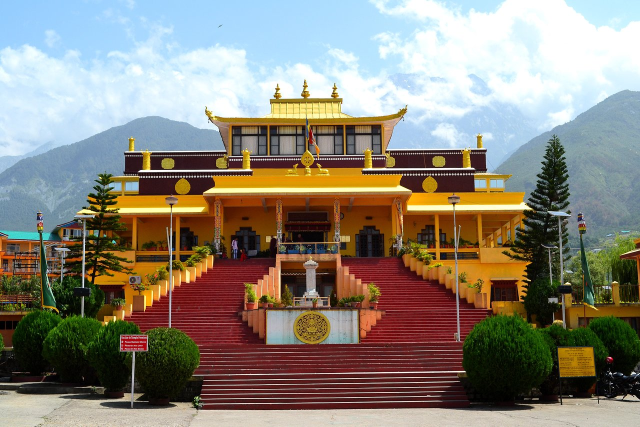
#> input picture datasets/monastery.jpg, 1280 x 853 px (shown at 1/2 size)
$ jupyter execute Conv_Mon.ipynb
#> lines starting #> are read from the running program, lines starting #| are printed output that depends on the picture
[cell 1]
from PIL import Image
import numpy as np
import matplotlib.pyplot as plt

img = Image.open("../datasets/monastery.jpg")
#> img is the input picture: PIL image 1280x853 RGB; mean R, G, B 138.5, 131.7, 119.9

small = img.resize(size=(400, 300))
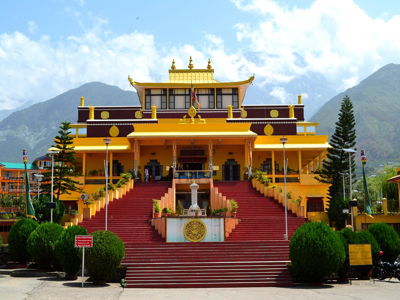
#> small: PIL image 400x300 RGB; mean R, G, B 138.5, 131.7, 120

small

img = np.array(small).mean(axis=2)
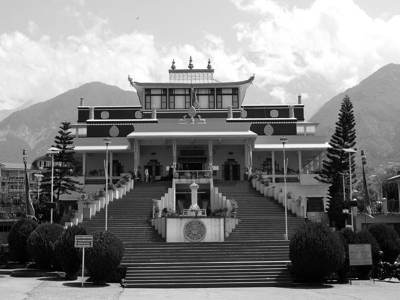
#> img: shape (300, 400) float64; min 0, max 255, mean 130.1

plt.imshow(img, cmap="gray")

[cell 2]
padded_image = np.pad(img, pad_width=1)
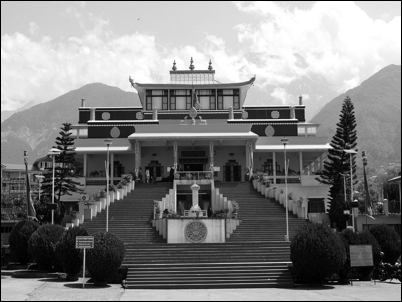
#> padded_image: shape (302, 402) float64; min 0, max 255, mean 128.6

[cell 3]
img.shape
#> Out = (300, 400)

[cell 4]
padded_image.shape
#> Out = (302, 402)

[cell 5]
plt.imshow(padded_image, cmap="gray")

# Horizontal Edge Detection

[cell 6]
fil = np.array([[1, 1, 1], [0, 0, 0], [-1, -1, -1]])

result = np.zeros_like(img)

for row in range(result.shape[0]):
    for col in range(result.shape[1]):
        cut = padded_image[row:row+3, col:col+3]
        result[row, col] = abs((cut * fil).mean())
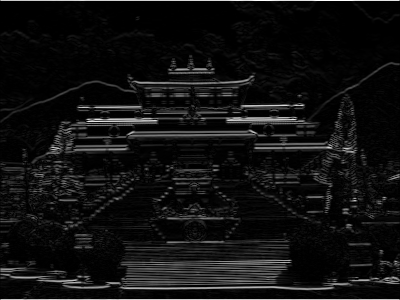
#> result: shape (300, 400) float64; min 0, max 85, mean 5.7; drawn with min black and max white

plt.imshow(result, cmap="gray")

# Vertical Edge Detection

[cell 7]
fil = np.array([[1, 0, -1], [1, 0, -1], [1, 0, -1]])

result = np.zeros_like(img)

for row in range(result.shape[0]):
    for col in range(result.shape[1]):
        cut = padded_image[row:row+3, col:col+3]
        result[row, col] = abs((cut * fil).mean())
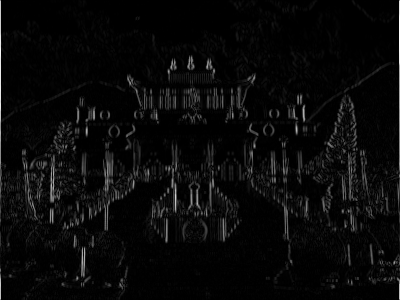
#> result: shape (300, 400) float64; min 0, max 85, mean 3.2; drawn with min black and max white

plt.imshow(result, cmap="gray")
